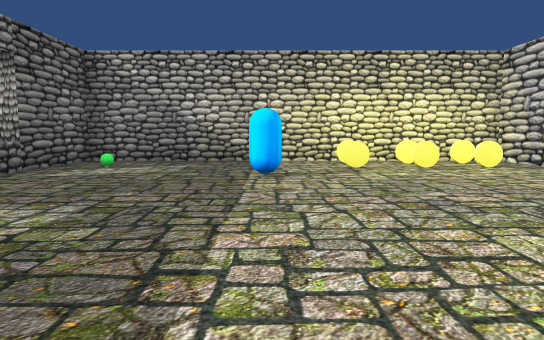
view 1 (above)

17 first-person views from a walk through a 3-D level made in the Unity game engine. The camera is 1.3 m above the floor, tilts 6° down and sees 75° across. The floor is counted in squares, 2 m on a side. Each view is taken from the middle of a square. On the plan, view 1 faces up. The plan holds only what a view shows up to about 10 squares ahead; the rest is blank. The place goes on beyond the plan. The player is left out.

view 2
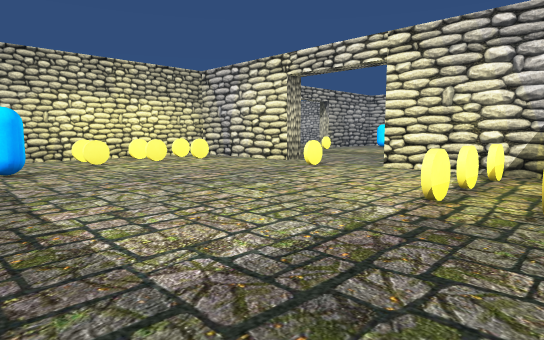

view 3
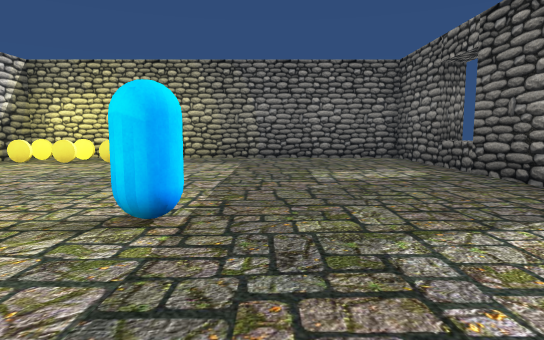

view 4
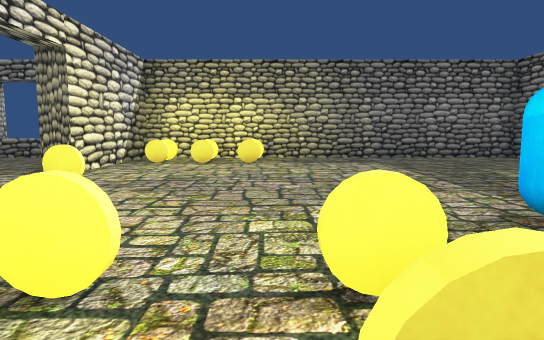

view 5
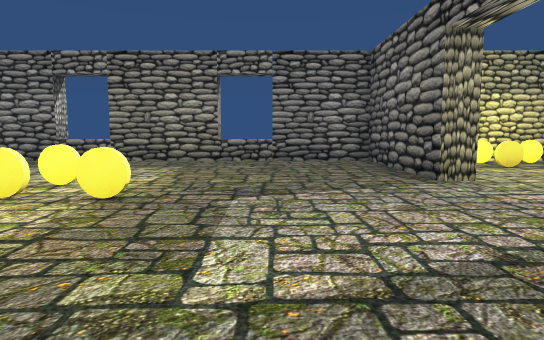

view 6
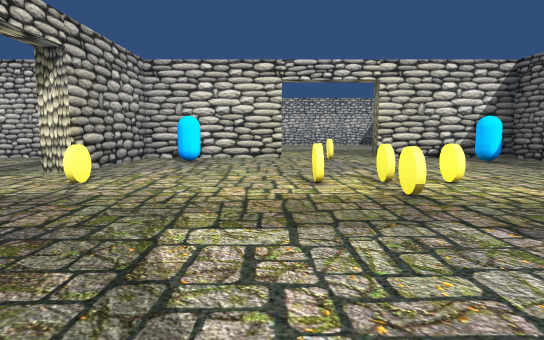

view 7
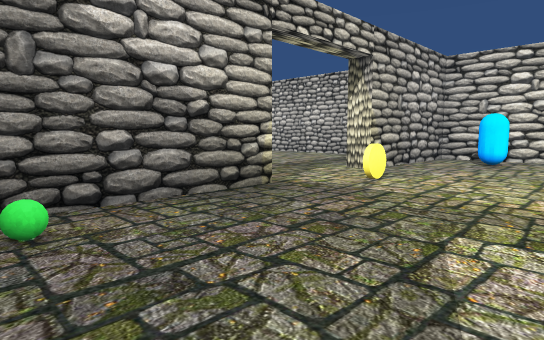

view 8
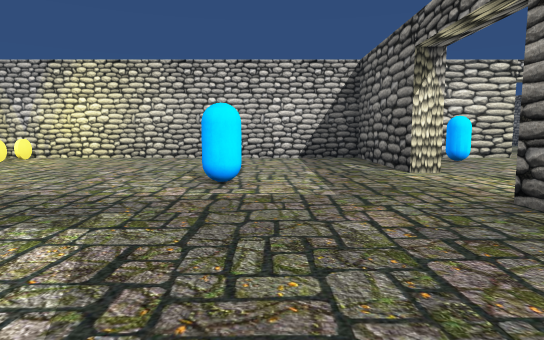

view 9
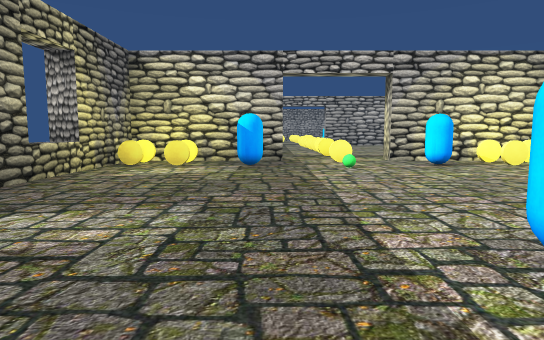

view 10
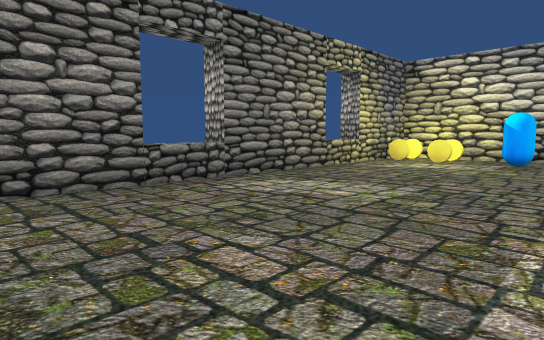

view 11
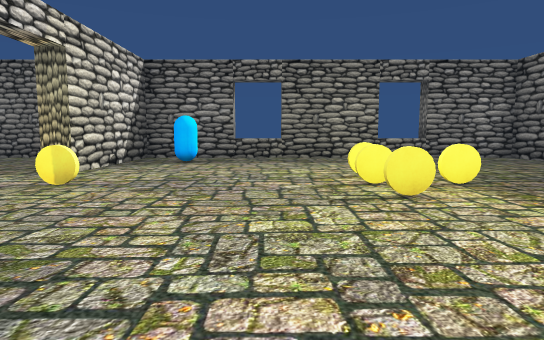

view 12
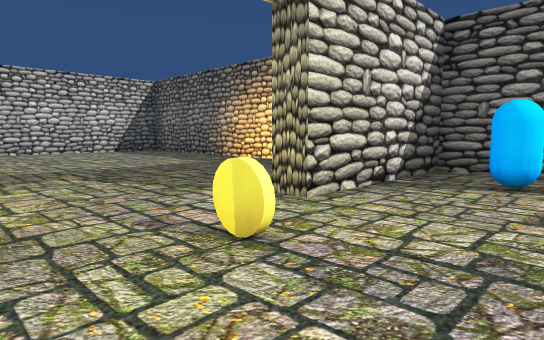

view 13
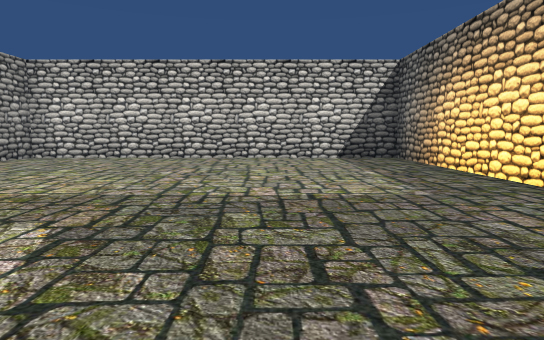

view 14
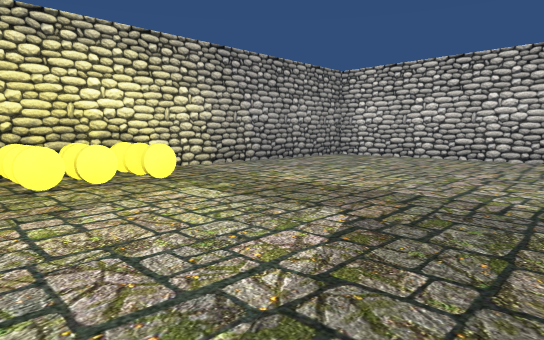

view 15
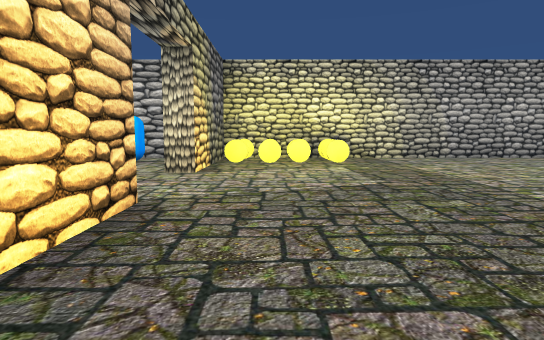

view 16
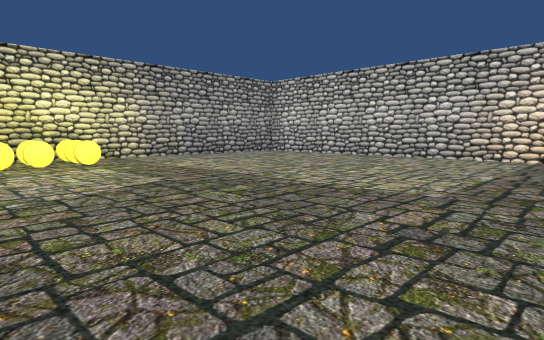

view 17
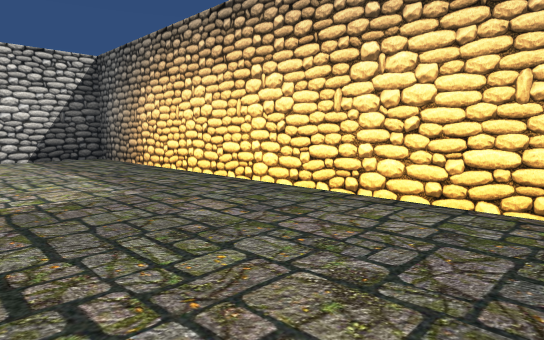

### Floor plan
Ten units are one square. View 1 is at (0, 0); x grows to the right and y downward. Boxes are objects, and circles mark ways between rooms. Rooms are numbered by the first view taken in them; rooms with no view inside come last. Other rooms are left out.
<svg viewBox="-60 -193 318 223">
<path fill="none" stroke="#000" d="M-43 -39 -43 -25M-43 -6 -43 13 53 13 53 -22M58 -47 53 -47 53 -82 -43 -82 -43 -64M94 13 115 13M53 -22 58 -22 58 13 76 13M92 -82 64 -82M134 13 152 13 152 -22 158 -22M158 -47 152 -47 152 -82 117 -82M58 -145 58 -124M92 -183 58 -183 58 -164M58 -105 58 -95M117 -82 117 -87 152 -87 152 -183 117 -183 117 -188M158 -22 158 -5M164 13 253 13 253 -82 158 -82 158 -47"/>
<rect x="-55" y="-25" width="10" height="20" fill="#bbb"><title>other object</title></rect>
<rect x="-55" y="-65" width="10" height="20" fill="#bbb"><title>other object</title></rect>
<rect x="-35" y="-75" width="10" height="10" fill="#bbb"><title>other object</title></rect>
<rect x="-5" y="-65" width="10" height="10" fill="#bbb"><title>blue capsule</title></rect>
<rect x="15" y="5" width="10" height="10" fill="#bbb"><title>yellow coin</title></rect>
<rect x="15" y="-5" width="10" height="10" fill="#bbb"><title>yellow coin</title></rect>
<rect x="15" y="-75" width="10" height="10" fill="#bbb"><title>yellow coin</title></rect>
<rect x="25" y="-5" width="10" height="10" fill="#bbb"><title>yellow coin</title></rect>
<rect x="25" y="-75" width="10" height="10" fill="#bbb"><title>yellow coin</title></rect>
<rect x="25" y="-85" width="10" height="10" fill="#bbb"><title>yellow coin</title></rect>
<rect x="35" y="5" width="10" height="10" fill="#bbb"><title>yellow coin</title></rect>
<rect x="35" y="-75" width="10" height="10" fill="#bbb"><title>yellow coin</title></rect>
<rect x="35" y="-85" width="10" height="10" fill="#bbb"><title>yellow coin</title></rect>
<rect x="45" y="-35" width="10" height="10" fill="#bbb"><title>yellow coin</title></rect>
<rect x="55" y="-85" width="10" height="10" fill="#bbb"><title>green ball</title></rect>
<rect x="75" y="15" width="20" height="10" fill="#bbb"><title>other object</title></rect>
<rect x="95" y="-45" width="10" height="10" fill="#bbb"><title>yellow coin</title></rect>
<rect x="105" y="-35" width="10" height="10" fill="#bbb"><title>yellow coin</title></rect>
<rect x="105" y="-45" width="10" height="10" fill="#bbb"><title>yellow coin</title></rect>
<rect x="105" y="-85" width="10" height="10" fill="#bbb"><title>yellow coin</title></rect>
<rect x="115" y="15" width="20" height="10" fill="#bbb"><title>other object</title></rect>
<rect x="135" y="-5" width="10" height="10" fill="#bbb"><title>blue capsule</title></rect>
<rect x="135" y="-75" width="10" height="10" fill="#bbb"><title>blue capsule</title></rect>
<rect x="145" y="-45" width="10" height="10" fill="#bbb"><title>yellow coin</title></rect>
<rect x="55" y="-175" width="10" height="10" fill="#bbb"><title>yellow coin</title></rect>
<rect x="55" y="-185" width="10" height="10" fill="#bbb"><title>yellow coin</title></rect>
<rect x="65" y="-175" width="10" height="10" fill="#bbb"><title>yellow coin</title></rect>
<rect x="65" y="-185" width="10" height="10" fill="#bbb"><title>yellow coin</title></rect>
<rect x="85" y="-175" width="10" height="10" fill="#bbb"><title>blue capsule</title></rect>
<rect x="95" y="-125" width="10" height="10" fill="#bbb"><title>blue capsule</title></rect>
<rect x="95" y="-175" width="10" height="10" fill="#bbb"><title>other object</title></rect>
<rect x="95" y="-185" width="10" height="10" fill="#bbb"><title>yellow coin</title></rect>
<rect x="115" y="-175" width="10" height="10" fill="#bbb"><title>blue capsule</title></rect>
<rect x="135" y="-175" width="10" height="10" fill="#bbb"><title>yellow coin</title></rect>
<rect x="135" y="-185" width="10" height="10" fill="#bbb"><title>yellow coin</title></rect>
<rect x="145" y="-175" width="10" height="10" fill="#bbb"><title>yellow coin</title></rect>
<rect x="145" y="-185" width="10" height="10" fill="#bbb"><title>other object</title></rect>
<rect x="155" y="-75" width="10" height="10" fill="#bbb"><title>other object</title></rect>
<rect x="155" y="-85" width="10" height="10" fill="#bbb"><title>other object</title></rect>
<rect x="165" y="-75" width="10" height="10" fill="#bbb"><title>yellow coin</title></rect>
<rect x="165" y="-85" width="10" height="10" fill="#bbb"><title>yellow coin</title></rect>
<rect x="175" y="-75" width="10" height="10" fill="#bbb"><title>yellow coin</title></rect>
<rect x="175" y="-85" width="10" height="10" fill="#bbb"><title>yellow coin</title></rect>
<circle cx="50" cy="-35" r="3" fill="#2a7"/>
<circle cx="105" cy="-90" r="3" fill="#2a7"/>
<circle cx="150" cy="-35" r="3" fill="#2a7"/>
<text x="0" y="-40">1</text>
<text x="100" y="-30">2</text>
<text x="100" y="-140">3</text>
<text x="200" y="-40">4</text>
</svg>
Room 1 opens to room 2. Room 2 opens to room 3. Room 2 opens to room 4.

Where each view was taken, in squares from view 1:
view 1: 0 up, 0 right, facing up
view 2: 1 down, 1 left, facing up-right
view 3: 8 up, 1 left, facing down
view 4: 8 up, 2 right, facing down
view 5: 7 up, 8 right, facing down
view 6: 5 up, 6 right, facing right
view 7: 5 up, 6 right, facing up-right
view 8: 11 up, 6 right, facing right
view 9: 10 up, 9 right, facing up
view 10: 9 up, 10 right, facing up-left
view 11: 8 up, 12 right, facing down
view 12: 5 up, 13 right, facing down-right
view 13: 2 up, 16 right, facing right
view 14: 2 up, 16 right, facing up-right
view 15: 1 down, 17 right, facing up
view 16: 1 down, 16 right, facing up-right
view 17: 2 up, 16 right, facing down-right
